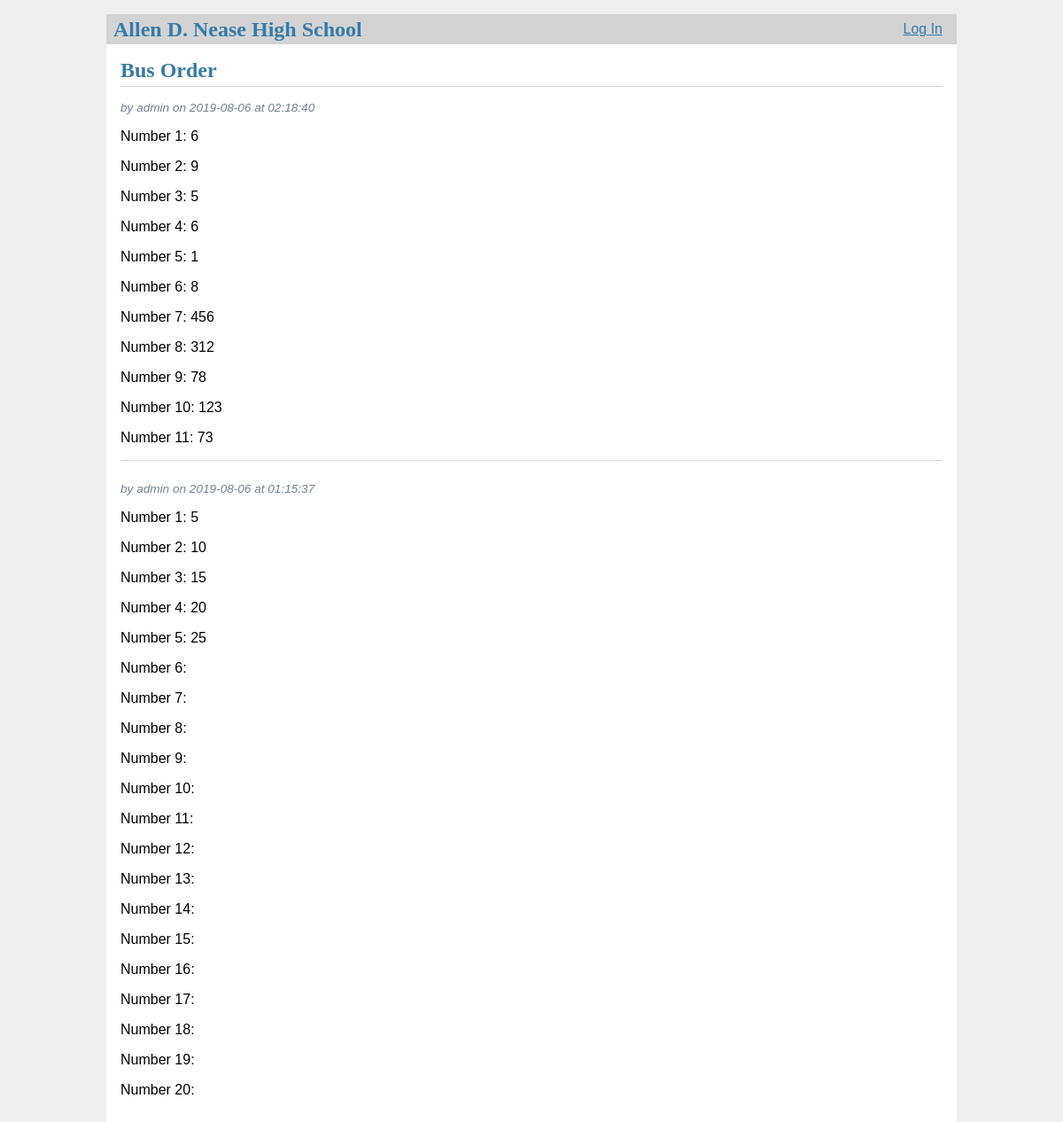
The page / on the database its author committed.
### tables this page shows
CREATE TABLE post (
    id INTEGER PRIMARY KEY AUTOINCREMENT,
    author_id INTEGER NOT NULL,
    created TIMESTAMP NOT NULL DEFAULT CURRENT_TIMESTAMP,
    /*title TEXT NOT NULL,
    body TEXT NOT NULL,*/
    number1 INTEGER NOT NULL,
    number2 INTEGER NOT NULL,
    number3 INTEGER NOT NULL,
    number4 INTEGER NOT NULL,
    number5 INTEGER NOT NULL,
    number6 INTEGER NOT NULL,
    number7 INTEGER NOT NULL,
    number8 INTEGER NOT NULL,
    number9 INTEGER NOT NULL,
    number10 INTEGER NOT NULL,
    number11 INTEGER NOT NULL,
    number12 INTEGER NOT NULL,
    number13 INTEGER NOT NULL,
    number14 INTEGER NOT NULL,
    number15 INTEGER NOT NULL,
    number16 INTEGER NOT NULL,
    number17 INTEGER NOT NULL,
    number18 INTEGER NOT NULL,
    number19 INTEGER NOT NULL,
    number20 TEXT NOT NULL,
    FOREIGN KEY (author_id) REFERENCES user (id)
);

CREATE TABLE user (
    id INTEGER PRIMARY KEY AUTOINCREMENT,
    username TEXT UNIQUE NOT NULL,
    password TEXT NOT NULL
);

### flaskr/blog.py (the view)
@bp.route('/')
def index():
    db = get_db()
    """posts = db.execute(
        'SELECT p.id, title, body, created, author_id, username'
        ' FROM post p JOIN user u ON p.author_id = u.id'
        ' ORDER BY created DESC'
    ).fetchall()"""
    posts = db.execute(
        'SELECT p.id, number1, number2, number3, number4, number5, number6, number7, number8, number9, number10, number11, number12, number13, number14, number15, number16, number17, number18, number19, number20, created, author_id, username'
        ' FROM post p JOIN user u ON p.author_id = u.id'
        ' ORDER BY created DESC'
    ).fetchall()
    return render_template('blog/index.html', posts=posts)

### flaskr/auth.py (called while the page is built)
@bp.before_app_request
def load_logged_in_user():
    user_id = session.get('user_id')
    if user_id is None:
        g.user = None
    else:
        g.user = get_db().execute(
            'SELECT * FROM user WHERE id = ?', (user_id,)
        ).fetchone()

### flaskr/db.py (called while the page is built)
def get_db():
    if 'db' not in g:
        g.db = sqlite3.connect(
            current_app.config['DATABASE'],
            detect_types=sqlite3.PARSE_DECLTYPES
        )
        g.db.row_factory = sqlite3.Row
    return g.db

### flaskr/templates/blog/index.html (shortened to what this page needs)
{% extends 'base.html' %}
{%block header %}
    <h1>{%block title %}Bus Order{% endblock %}</h1>
{% endblock %}
{% block content %}
    {% for post in posts %}
        <article class="post">
            <header>
                <div>
                    <div class="about">by {{ post['username'] }} on {{ post['created'].strftime('%Y-%m-%d') }} at {{ post['created'].strftime('%H:%M:%S') }}</div>
                </div>
            </header>
            <body  onload="remove()">
            <p class="body" id="number1">Number 1: {{ post['number1'] }}</p>
            <p class="body" id="number2">Number 2: {{ post['number2'] }}</p>
            <p class="body" id="number3">Number 3: {{ post['number3'] }}</p>
            <p class="body" id="number4">Number 4: {{ post['number4'] }}</p>
            <p class="body" id="number5">Number 5: {{ post['number5'] }}</p>
            <p class="body" id="number6">Number 6: {{ post['number6'] }}</p>
            <p class="body" id="number7">Number 7: {{ post['number7'] }}</p>
            <p class="body" id="number8">Number 8: {{ post['number8'] }}</p>
            <p class="body" id="number9">Number 9: {{ post['number9'] }}</p>
            <p class="body" id="number10">Number 10: {{ post['number10'] }}</p>
            <p class="body" id="number11">Number 11: {{ post['number11'] }}</p>
            <p class="body" id="number12">Number 12: {{ post['number12'] }}</p>
            <p class="body" id="number13">Number 13: {{ post['number13'] }}</p>
            <p class="body" id="number14">Number 14: {{ post['number14'] }}</p>
            <p class="body" id="number15">Number 15: {{ post['number15'] }}</p>
            <p class="body" id="number16">Number 16: {{ post['number16'] }}</p>
            <p class="body" id="number17">Number 17: {{ post['number17'] }}</p>
            <p class="body" id="number18">Number 18: {{ post['number18'] }}</p>
            <p class="body" id="number19">Number 19: {{ post['number19'] }}</p>
            <p class="body" id="number20">Number 20: {{ post['number20'] }}</p>
            </body>
        </article>
        {% if not loop.last %}
            <hr>
        {% endif %}
    {% endfor %}
{% endblock %}

### flaskr/static/style.css (style rules this page uses)
body { max-width: 960px; margin: 0 auto; background: white; }
h1 { font-family: serif; color: #377ba8; margin: 1rem 0; }
hr { border: none; border-top: 1px solid lightgray; }
.content > header h1 { flex: auto; margin: 1rem 0 0.25rem 0; }
.post > header { display: flex; align-items: flex-end; font-size: 0.85em; }
.post > header > div:first-of-type { flex: auto; }
.post .about { color: slategray; font-style: italic; }
.post .body { white-space: pre-line; }

### rows shown on the page
post: username "admin", created "2019-08-06", created "02:18:40", number1 "6", number2 "9", number3 "5", number4 "6", number5 "1", number6 "8", number7 "456", number8 "312", number9 "78", number10 "123", number11 "73"
post: username "admin", created "2019-08-06", created "01:15:37", number1 "5", number2 "10", number3 "15", number4 "20", number5 "25"
